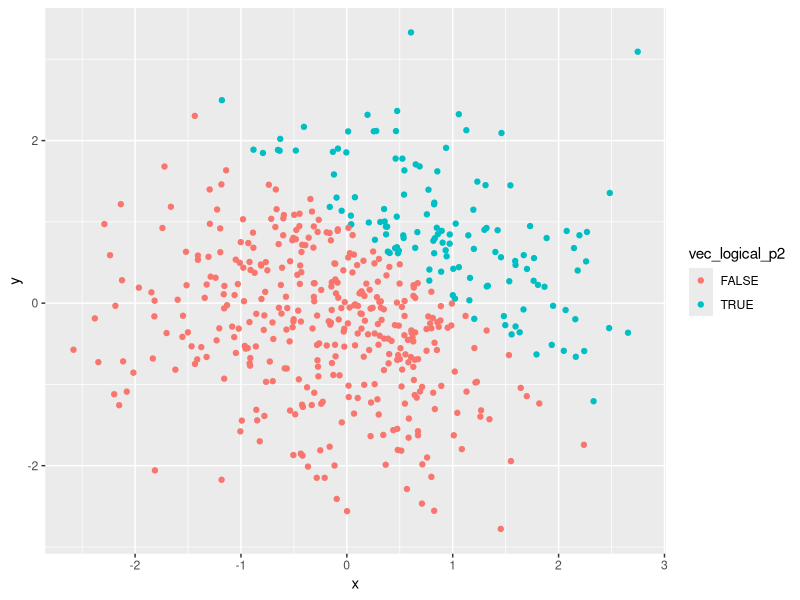
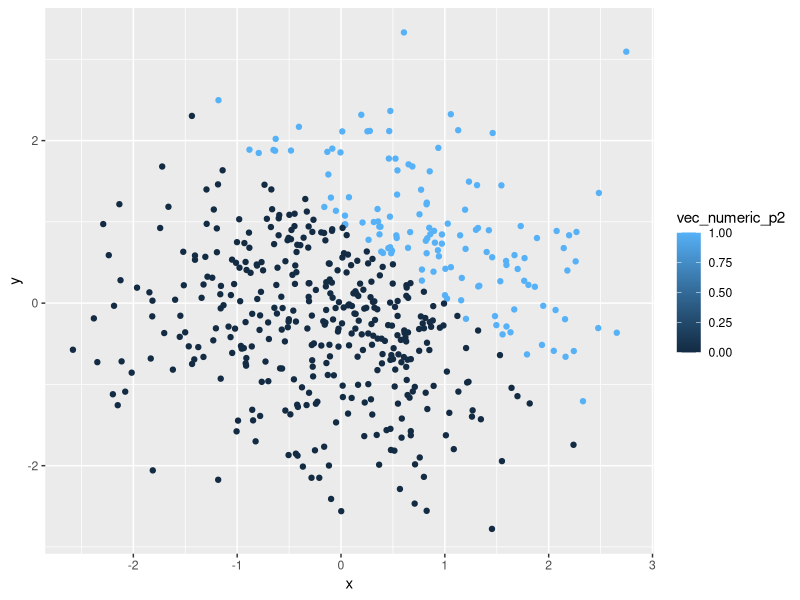
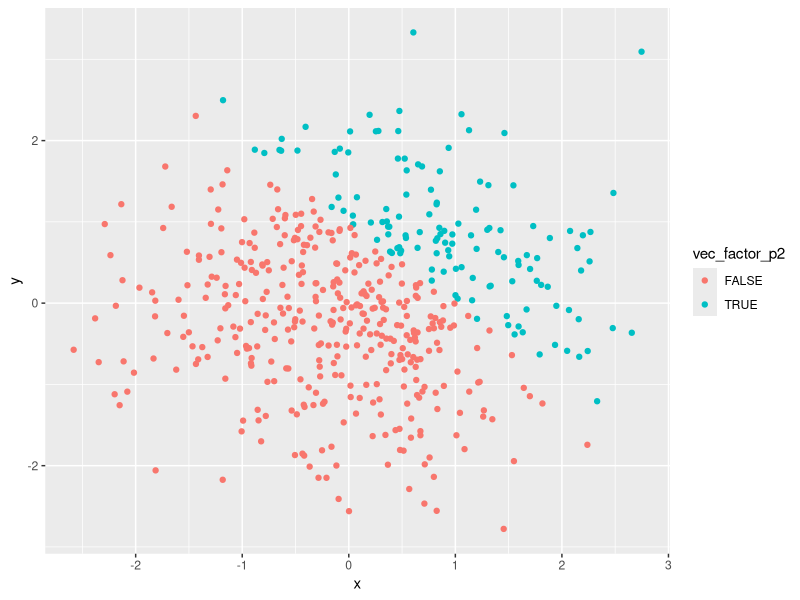
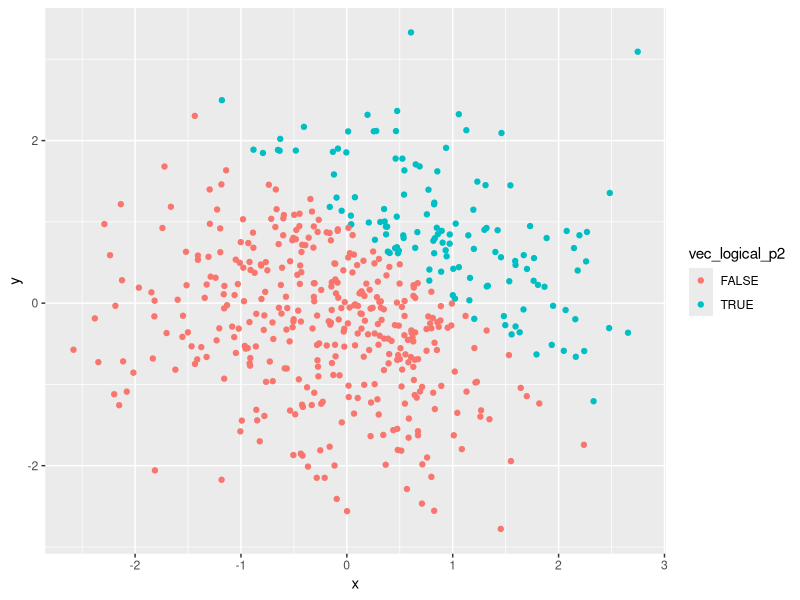

Here is the R script that generated these plots, in order:
## ---- chunk 1
#Loading required packages
library(tidyverse)
## ---- chunk 2
set.seed(1234) #Set seed to guarantee reproducible results

#Create data set
Problem1_df=tibble(
  x_p1 = rnorm(n = 8, mean = 0, sd = 1),
  vec_logical_p1 = c(x_p1 > 0),
  vec_char_p1 = c("a","b","c","d","e","f","g","h"),
  vec_factor_p1 = factor(c("Red","Red","Blue","Red","Green","Green","Red","Red"))
  )
## ---- chunk 3
mean(pull(Problem1_df, x_p1))

mean(pull(Problem1_df, vec_logical_p1))

mean(pull(Problem1_df, vec_char_p1)) 

mean(pull(Problem1_df, vec_factor_p1))
## ---- chunk 4
#Converting logical, character, and factor vectors to numeric vectors
as.numeric(pull(Problem1_df, vec_logical_p1))

as.numeric(pull(Problem1_df, vec_char_p1))

as.numeric(pull(Problem1_df, vec_factor_p1))
## ---- chunk 5
as.numeric(
  pull(Problem1_df, vec_logical_p1)) * 
  pull(Problem1_df, x_p1)

as.factor(
  pull(Problem1_df, vec_logical_p1)) * 
  pull(Problem1_df, x_p1)

as.numeric(
  as.factor(
    pull(Problem1_df, vec_logical_p1))) *
  pull(Problem1_df, x_p1)
## ---- chunk 6
set.seed(12345) #Set seed to guarantee reproducible results

#Create data set
Problem2_df=tibble(
  x = rnorm(n = 500, mean = 0, sd = 1),
  y = rnorm(n = 500, mean = 0, sd = 1),
  vec_logical_p2 = c(x + y > 1),
  vec_numeric_p2 = as.numeric(vec_logical_p2),
  vec_factor_p2 = as.factor(vec_logical_p2)
  )
## ---- chunk 7
#Scatterplot of y vs x (coloring points using logical variable)
Plot1 = ggplot(Problem2_df, aes(x = x, y = y, color = vec_logical_p2)) + 
  geom_point()

plot(Plot1)
## ---- chunk 8
#Scatterplot of y vs x (coloring points using numeric variable)
Plot2 = ggplot(Problem2_df, aes(x = x, y = y, color = vec_numeric_p2)) + 
  geom_point()

plot(Plot2)
## ---- chunk 9
#Scatterplot of y vs x (coloring points using factor variable)
Plot3 = ggplot(Problem2_df, aes(x = x, y = y, color = vec_factor_p2)) + 
  geom_point()

plot(Plot3)
## ---- chunk 10
ggsave(filename = "Problem2_Plot1.pdf", 
       plot = Plot1,
       height = 4,
       width = 6
       )
